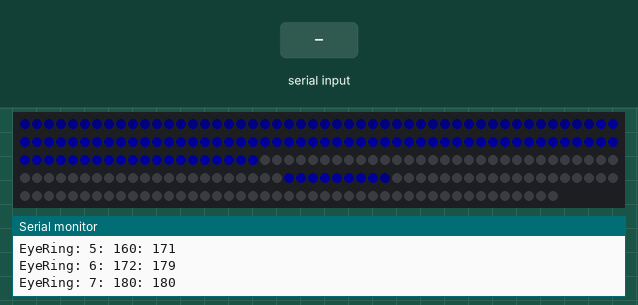
Simulated run of this sketch. Board: Teensy 4. Parts: 245 RGB LEDs in strip order, left to right, continuing on the next row, the last lines printed to the serial monitor. The test bench sets the inputs (shaded band). Dim RGB values are drawn brighter than linear.

Above: at 1.25 s.
1.3 s: "t" received over Serial
At 3.4 s:
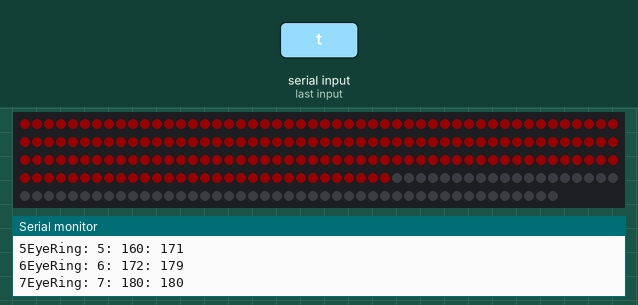
At 4.4 s:
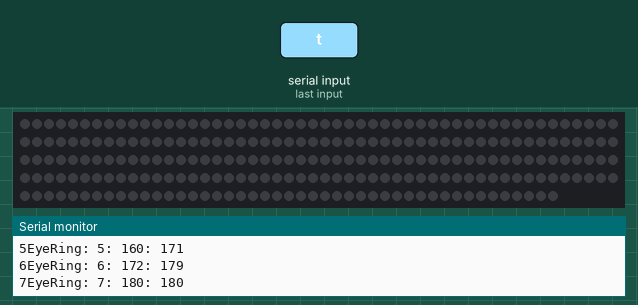
Timing chart, 0 to 5.9 s (numbered marks = the images above; inputs shaded):
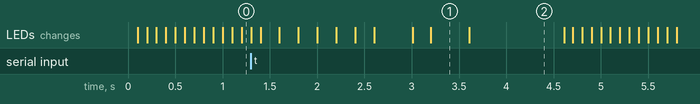

The sketch:

led-eye-prototype.ino
```cpp
#include <WS2812Serial.h>
#define USE_WS2812SERIAL
#include <FastLED.h>
#include <Metro.h>

#define EYE_SPEED 100
#define EYE_SPEED_TARGETING 200

Metro eyeMetro = Metro(EYE_SPEED);

//WARNING - ADJUSTING THIS SETTING COULD LEAD TO
//EXCESS CURRENT DRAW AND POSSIBLE SYSTEM DAMAGE
#define DEFAULT_BRIGHTNESS 24 //WARNING!!!!!!!!!
//DON'T DO IT!!!!!!!!!!!!!!!!!!!!!!!!!!!!!!!!!!!


#define EYE_PATTERN_LEN 12
#define NUM_RINGS 8

//9 rings
//uint8_t eyeRingLEDSize[NUM_RINGS] = {60, 48, 40, 32, 24, 16, 12, 8, 1};

//8 rings
uint8_t eyeRingLEDSize[NUM_RINGS] = {48, 40, 32, 24, 16, 12, 8, 1};

boolean eyeRingStatus[EYE_PATTERN_LEN] = {1, 1, 1, 0, 0, 0, 1, 1, 1, 0, 0, 0};

#define EYE_TARGET_ANI_FRAMES 16
boolean eyeTargetAniFrames[EYE_TARGET_ANI_FRAMES][8] = {
                                                    {1,0,0,0,0,0,0,0},
                                                    {0,1,0,0,0,0,0,0},
                                                    {0,0,1,0,0,0,0,0},
                                                    {0,0,0,1,0,0,0,0},
                                                    {0,0,0,0,1,0,0,0},
                                                    {0,0,0,0,0,1,0,0},
                                                    {0,0,0,0,0,0,1,1},
                                                    {0,0,0,0,0,0,1,1},
                                                    {0,0,0,0,0,0,0,0},
                                                    {1,1,1,1,1,1,1,1},
                                                    {1,1,1,1,1,1,1,1},
                                                    {0,0,0,0,0,0,0,0},
                                                    {0,0,0,0,0,0,0,0},
                                                    {0,0,0,0,0,0,0,0},
                                                    {0,0,0,0,0,0,0,0},
                                                    {0,0,0,0,0,0,0,0},
                                                    };


int eyeAniMode = 0;
int eyeTargetAniFrame = 0;

#define EYE_NUM_LEDS 245
CRGB eyeLEDs[EYE_NUM_LEDS];
#define EYE_DATA_PIN 17 //left connector


void setup() {
  // put your setup code here, to run once:
  Serial.begin(115200);

  LEDS.addLeds<WS2812SERIAL,  EYE_DATA_PIN,   BRG>(eyeLEDs,   EYE_NUM_LEDS);
   LEDS.setBrightness(DEFAULT_BRIGHTNESS);
}

void loop() {

 if (eyeMetro.check() == 1) { // check if the metopRingOffset has passed its interval

    /*for (int i = 0; i<EYE_PATTERN_LEN; i++) {
      Serial.print(eyeRingStatus[i]);
      Serial.print(" ");
    }
    Serial.println("");
   */

   if (eyeAniMode == 0) updateEyeRingStatus();
   else if (eyeAniMode == 1) updateEyeTargeting();

   FastLED.show();
   debugOptionsCheck();

 }


}

void updateEyeTargeting() {

  eyeMetro.interval(EYE_SPEED_TARGETING);

  uint8_t lastLED = -1;

  for (int r=0; r<NUM_RINGS; r++) {
    Serial.print(r);

    uint8_t firstLED = 0;

    firstLED = lastLED + 1;
    lastLED =  lastLED + eyeRingLEDSize[r];

    for (int l=firstLED; l<=lastLED; l++){
      if (eyeTargetAniFrames[eyeTargetAniFrame][r])
         eyeLEDs[l] = CRGB::Red;
      else eyeLEDs[l] = CRGB::Black;
    }

    Serial.print("EyeRing: ");
    Serial.print(r);
    Serial.print(": ");
    Serial.print(firstLED);
    Serial.print(": ");
    Serial.println(lastLED);

    if (eyeTargetAniFrame == EYE_TARGET_ANI_FRAMES) {
      fadeToBlackBy(eyeLEDs, EYE_NUM_LEDS, 80);
      eyeAniMode = 0;
      eyeTargetAniFrame = 0;
      eyeMetro.interval(EYE_SPEED);
    } //end if
  } //end for

  if (eyeAniMode == 1) eyeTargetAniFrame++;
}

void updateEyeRingStatus() {

  eyeMetro.interval(EYE_SPEED);
  //increment the status array
  boolean eyeRingStatusTemp[EYE_PATTERN_LEN];

  for (int i = 0; i<EYE_PATTERN_LEN; i++) {
    eyeRingStatusTemp[i] = eyeRingStatus[i];
  }

 /* left to right
  for (int i = 0; i<EYE_PATTERN_LEN; i++) {
    if (i==0) {
      eyeRingStatus[i] = eyeRingStatusTemp[EYE_PATTERN_LEN-1];
    }
    else eyeRingStatus[i] = eyeRingStatusTemp[i-1];
  }
  */
  //right to left

  for (int i = 0; i<EYE_PATTERN_LEN; i++) {
    if (i==EYE_PATTERN_LEN-1) {
      eyeRingStatus[i] = eyeRingStatusTemp[0];
    }
    else eyeRingStatus[i] = eyeRingStatusTemp[i+1];
  }


  //update the rings

  uint8_t lastLED = -1;

  for (int r = 0; r<NUM_RINGS; r++){
    uint8_t firstLED = 0;

    firstLED = lastLED + 1;
    lastLED =  lastLED + eyeRingLEDSize[r];

    for (int l=firstLED; l<=lastLED; l++){
      if (eyeRingStatus[r])
         //dim the first and last ring
         if (r ==0 || r == NUM_RINGS-1) eyeLEDs[l].setHSV(160,255,128);
         else eyeLEDs[l].setHSV(160,255,255);
        //eyeLEDs[l] = CRGB::Blue;
      else eyeLEDs[l] = CRGB::Black;
    }


    Serial.print("EyeRing: ");
    Serial.print(r);
    Serial.print(": ");
    Serial.print(firstLED);
    Serial.print(": ");
    Serial.println(lastLED);

  }


}

/*
 * debugOptionsCheck() - this function checks the Serial input and
 *                       changes debug options as well as emulates some
 *                       button presses
 *
 */
void debugOptionsCheck() {
  int incomingByte = 0;

  if (Serial.available() > 0) {
      // read the incoming byte:
      incomingByte = Serial.read();
      //int option;

      switch (incomingByte) {
          /*
          case '0':                         //turn all options off
            for (int o = 1; o<10; o++) {    //we dont use zero
              debugOptions[o] = 0;
            }
            Serial.println ("All debug options turned OFF");
            break;

          case '1' ... '9':
            option = incomingByte - '0';
            debugOptions[option] = !debugOptions[option];
            //Serial.printf("Debug option %d is now %s\n", option, debugOptions[option]?"ON":"OFF");
            break;

          case 'q': mapAction(SOURCE_BUTTON, 0, 0); break;
          case 'w': mapAction(SOURCE_BUTTON, 1, 0); break;
          case 'e': mapAction(SOURCE_BUTTON, 2, 0); break;
          */
          case 't': eyeAniMode = 1; Serial.println("Targeting!"); break;
          }

         //rprintDebugOptions();

      }

}
```

Measured:
- after the input at 1.3 s, the LEDs: first differ from a run without the input after 0.10 s (image 1 shows a later state)
- what the display in image 1 shows lasts 0.4 s, from 3.2 s to 3.6 s
- what the display in image 2 shows lasts 1.0 s, from 3.6 s to 4.6 s
